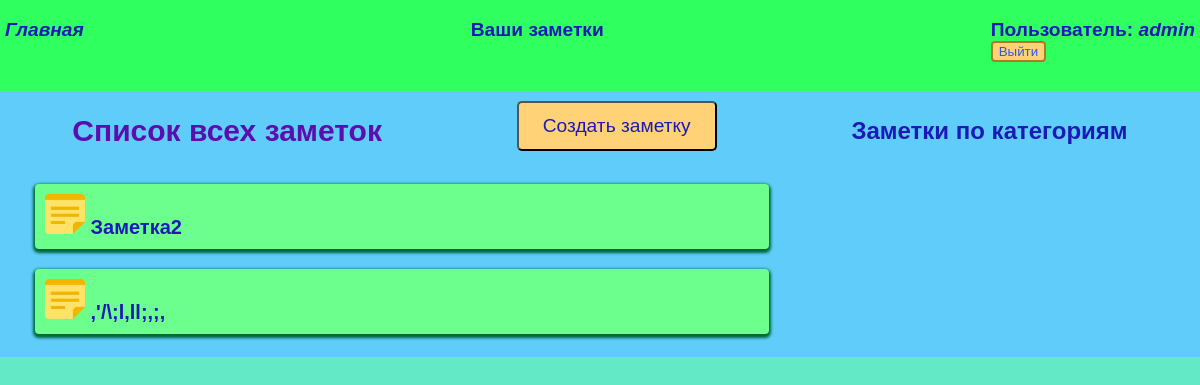
The page /notes/ (signed in) on the database as committed earlier.
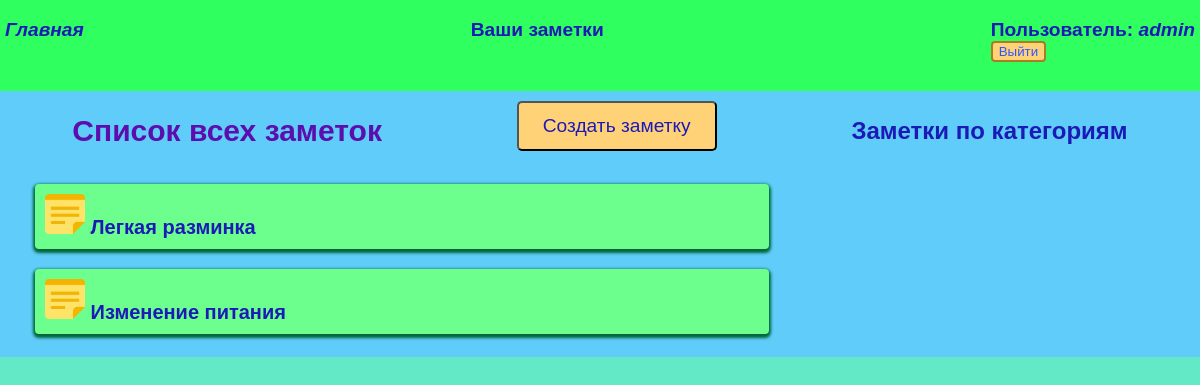
The same page on the database as committed later.
### notes/models.py (models this page shows, shortened)
class Note(models.Model):
    title = models.CharField(max_length=200, verbose_name="Заголовок")
    content = models.TextField(verbose_name="Содержание")
    created_at = models.DateTimeField(auto_now_add=True)
    updated_at = models.DateTimeField(auto_now=True)
    category = models.ForeignKey(Category, on_delete=models.SET_NULL, null=True, blank=True, verbose_name="Категория")
    picture = models.ImageField(upload_to='notes_images/', verbose_name="Картинка", blank=True)
    user = models.ForeignKey(User, on_delete=models.CASCADE)

### notes/views.py (the view)
# urls.py: path('', views.note_list, name='note_list'),
@login_required
def note_list(request):
    notes = Note.objects.filter(user=request.user).order_by('-created_at')
    return render(request, 'notes/note_list.html', {'notes': notes})

### notes/templates/notes/note_list.html (shortened to what this page needs)
{% extends 'notes/base.html' %}
{% load static %}
{% block content %}
<div class="heads">
    <h1 class="header">Список всех заметок</h1>
    <button class="create" type="submit"><a href="{% url 'note_form' %}">Создать заметку</a></button>
    <a href="{% url 'category_list' %}"><h2>Заметки по категориям</h2></a>
</div>
{% if notes %}
<ul class="notes">
    {% for note in notes %}
    <li class="element">
        <img width="40" height="40" src="{% static 'notes/note.png' %}">
        <a href="{% url 'note_detail' note.id %}"><strong>{{ note.title }}</strong></a>
    </li>
    {% endfor %}
</ul>
{% else %}
<p>Заметки пока отсутствуют =/ Создайте новую!</p>
{% endif %}
{% endblock %}

Rows that differ between the two databases and show on the page:
removed Note: title "Заметка2"
removed Note: title ",'/\\;l,ll;,;,"
added Note: title "Легкая разминка"
added Note: title "Изменение питания"
